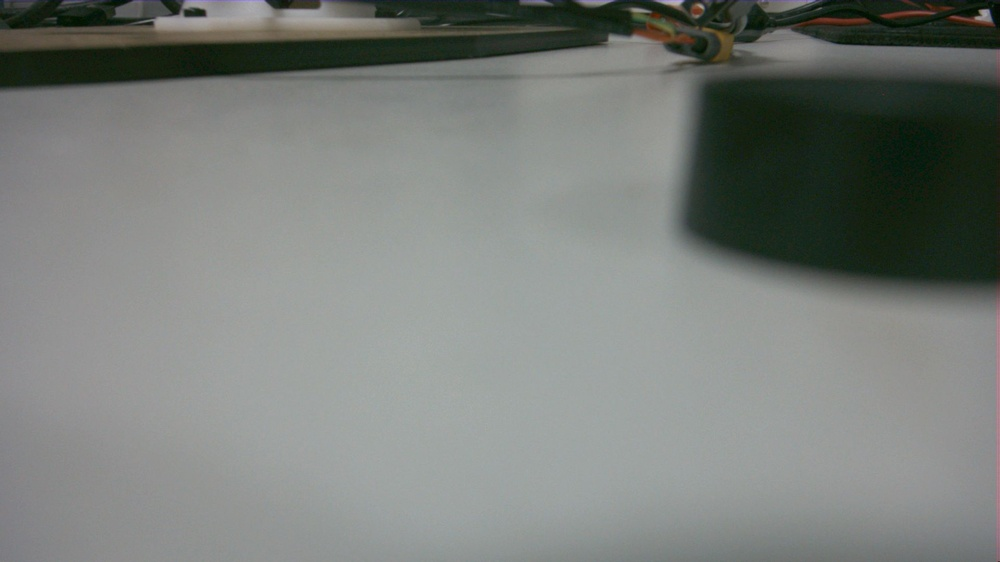
#> input picture rk/snap/ref_a_1080p60.jpg, 1000 x 562 px, shrunk from 1920 x 1080 before the run
$ python analyze_preproc.py ../snap/ref_a_1080p60.jpg
#> lines starting #> are read from the running program, lines starting #| are printed output that depends on the picture; after the words box and inside, x2 and y2 are one past the last pixel; in counts of white or black regions, pixels touching at a corner belong together
#!/usr/bin/env python3
# -*- coding: utf-8 -*-
"""analyze_preproc.py —— 判断抓到的帧是「原图 / Sobel / 阈值 / 形态学」哪一种

判据 (预处理流水线 P4/P5/P6 的输出特征差别很大):
  原图   : 有彩色 (R/G/B 不等), 所以"灰度像素占比"低
  Sobel  : 只对亮度做梯度 -> R==G==B (灰度), 灰阶多值, 均值偏低
  阈值   : 亮度二值化 -> 灰度, 且**只有 2 个值** (0 / 255)
  形态学 : 也是在二值图上做腐蚀/膨胀 -> 灰度, 只有 2 个值,
           白像素占比与阈值分割不同 (腐蚀变少, 膨胀变多)

用法:
    /opt/miniforge3/envs/mlk-ov/bin/python analyze_preproc.py <png>
说明: 板上 /usr/bin/python3 没有 numpy/cv2, 必须用 miniforge 那个解释器。
"""
import sys

if len(sys.argv) < 2:
    print("用法: analyze_preproc.py <png>")
    sys.exit(1)

try:
    import cv2
    import numpy as np
except ImportError as e:
    print("缺模块: %s  (请用 /opt/miniforge3/envs/mlk-ov/bin/python)" % e)
    sys.exit(2)

path = sys.argv[1]
img = cv2.imread(path, cv2.IMREAD_COLOR)
#> img is the input picture: shape (562, 1000, 3); mean B, G, R 122.2, 126.2, 122
if img is None:
    print("    !! 读不了 %s" % path)
    sys.exit(1)

b = img[:, :, 0].astype(np.int16)
g = img[:, :, 1].astype(np.int16)
r = img[:, :, 2].astype(np.int16)

# 灰度像素: R/G/B 三者接近
is_gray = (np.abs(r - g) < 6) & (np.abs(g - b) < 6)
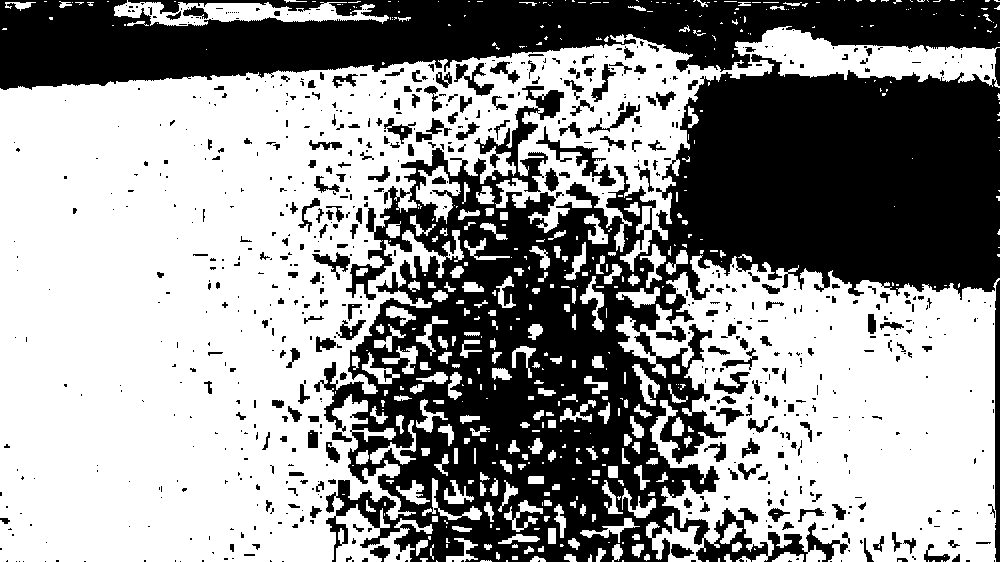
#> is_gray: shape (562, 1000) bool; 57.8% white; 764 black regions (535 under 20 px), largest, box (x1, y1, x2, y2) and area: (314, 48, 1000, 562) 159646, (0, 0, 1000, 90) 55577, (995, 280, 1000, 562) 1353
pct_gray = float(is_gray.mean()) * 100.0
#> pct_gray = 57.76

vals, cnts = np.unique(r, return_counts=True)
#> vals = 185 values from 0 to 184; cnts = 185 values, max 23532 at index 158, min 1 at index 182, mean 3037.8
n_uniq = int(len(vals))
#> n_uniq = 185
mean_r = float(r.mean())
#> mean_r = 122
pct_white = float((r > 200).mean()) * 100.0
#> pct_white = 0

print("    %s" % path)
print("      尺寸          : %dx%d" % (img.shape[1], img.shape[0]))
#|       尺寸          : 1000x562
print("      灰度像素占比  : %6.2f %%" % pct_gray)
#|       灰度像素占比  :  57.76 %
print("      亮度唯一值数  : %4d" % n_uniq)
#|       亮度唯一值数  :  185
print("      亮度均值      : %6.1f" % mean_r)
#|       亮度均值      :  122.0
print("      高亮(>200)占比: %6.2f %%" % pct_white)
#|       高亮(>200)占比:   0.00 %

if pct_gray > 95.0 and n_uniq <= 4:
    kind = "纯黑白 (阈值分割 / 形态学)"
elif pct_gray > 95.0:
    kind = "灰度多值 (Sobel 边缘)"
else:
    kind = "彩色 (原图直通)"
print("      => 判定: %s" % kind)
